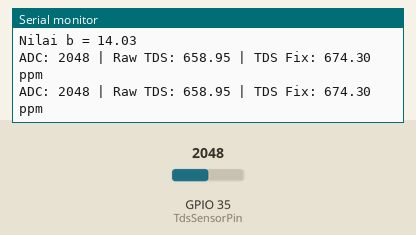
Recording of a sketch running on a simulated ESP32. On the bench: the last lines printed to the serial monitor. Inputs (shaded band) come from the test bench; at power-on: GPIO 35 (TdsSensorPin) = 2048. EEPROM starts erased.

Above: at 1.2 s.
1.3 s: GPIO 35 (TdsSensorPin) set to 2866
At 2.4 s:
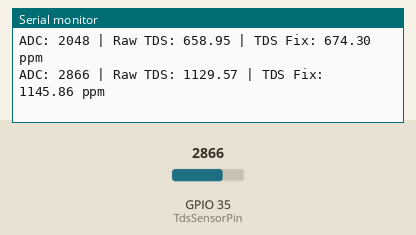
2.8 s: GPIO 35 (TdsSensorPin) set to 3603
At 3.8 s:
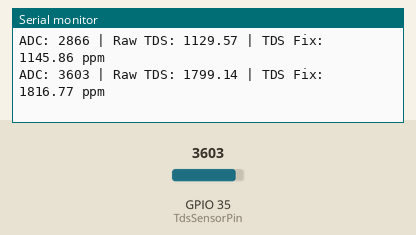
Timing chart, 0 to 5.8 s (numbered marks = the images above; inputs shaded):
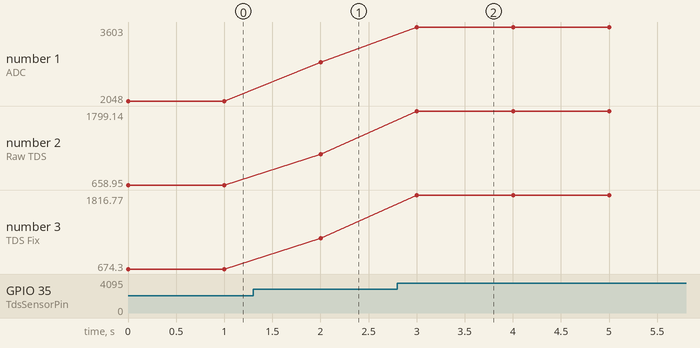

The sketch:

kalibrasi_tds.ino
```cpp
#include <EEPROM.h>
#include "GravityTDS.h"

#define TdsSensorPin 35
GravityTDS gravityTds;

float temperature = 25;
float tdsValue = 0;

// 🔥 HASIL KALIBRASI - dari interpolasi linier 2 titik
// Titik 1: tdsRaw saat larutan 500 ppm  → rata-rata dari Serial Monitor
// Titik 2: tdsRaw saat larutan 1000 ppm → rata-rata dari Serial Monitor
float tdsRaw1 = 485.0;   // ← tdsRaw saat larutan 500 ppm
float tdsRaw2 = 984.0;   // ← tdsRaw saat larutan 1000 ppm
float tds1    = 500.0;
float tds2    = 1000.0;
float a = (tds2 - tds1) / (tdsRaw2 - tdsRaw1);  // otomatis terhitung
float b = tds1 - (a * tdsRaw1);                  // otomatis terhitung

void setup() {
  Serial.begin(115200);

  EEPROM.begin(512);

  gravityTds.setPin(TdsSensorPin);
  gravityTds.setAref(3.3);
  gravityTds.setAdcRange(4095);
  gravityTds.begin();

  // Cek nilai a dan b di Serial Monitor
  Serial.print("Nilai a = "); Serial.println(a);
  Serial.print("Nilai b = "); Serial.println(b);
}

void loop() {
  int adcValue = analogRead(TdsSensorPin);

  gravityTds.setTemperature(temperature);
  gravityTds.update();

  float tdsRaw = gravityTds.getTdsValue();

  // 🔥 kalibrasi 2 titik (interpolasi linier)
  tdsValue = (a * tdsRaw) + b;
  if (tdsValue < 0) tdsValue = 0;

  Serial.print("ADC: ");
  Serial.print(adcValue);
  Serial.print(" | Raw TDS: ");
  Serial.print(tdsRaw);
  Serial.print(" | TDS Fix: ");
  Serial.print(tdsValue);
  Serial.println(" ppm");

  delay(1000);
}
```

Measured:
- after the input at 1.3 s, the serial monitor: prints a new line after 0.70 s (image 1)
- after the input at 2.8 s, the serial monitor: prints a new line after 0.20 s (image 2)
- plotted number 1: 2048 → 2866 after the input at 1.3 s, 2866 → 3603 after the input at 2.8 s
- plotted number 2: 658.95 → 1129.57 after the input at 1.3 s, 1129.57 → 1799.14 after the input at 2.8 s
- plotted number 3: 674.3 → 1145.86 after the input at 1.3 s, 1145.86 → 1816.77 after the input at 2.8 s
